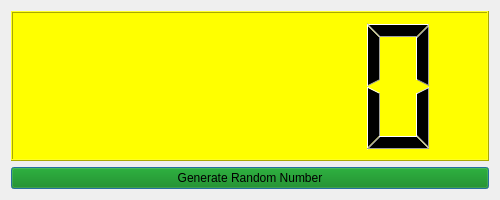
<?xml version="1.0" encoding="UTF-8"?>
<ui version="4.0">
 <class>Dialog</class>
 <widget class="QDialog" name="Dialog">
  <property name="geometry">
   <rect>
    <x>0</x>
    <y>0</y>
    <width>500</width>
    <height>200</height>
   </rect>
  </property>
  <property name="windowTitle">
   <string>Dialog</string>
  </property>
  <property name="styleSheet">
   <string notr="true">QLCDNumber{
background:yellow
}
QPushButton{
background:green
}</string>
  </property>
  <layout class="QVBoxLayout" name="verticalLayout">
   <item>
    <widget class="QLCDNumber" name="lcdNumber"/>
   </item>
   <item>
    <widget class="QPushButton" name="pushButton">
     <property name="text">
      <string>Generate Random Number</string>
     </property>
    </widget>
   </item>
  </layout>
 </widget>
 <resources/>
 <connections/>
</ui>
